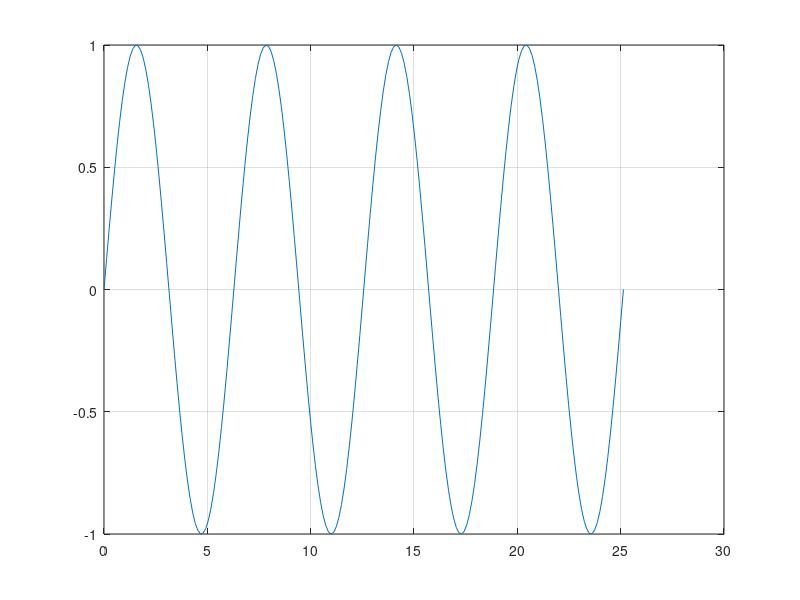

MATLAB code for this plot:
clearvars
clc

disp('Löse das Lineare gleichungssystem A*x=b')
%Kommentar
A =[ 1     1    -1
     2     1     1
     1     0    -3];
b = [

     0
     1
    -1];

x=A\b;

x


periodes = 4; % Anzahl der Perioden
N = 50; % Punkte pro Periode
N= N*periodes;
t = linspace(0,periodes*2*pi, N);
y=sin(t);
figure
plot(t,y)
grid
